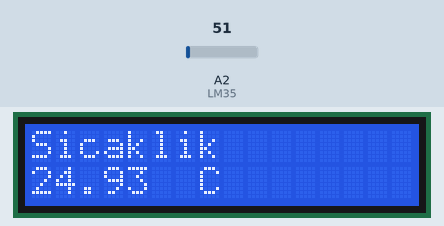
This sketch was run on a simulated Arduino Uno, built with avr-gcc and run on an emulated ATmega328P. On the bench: 16×2 character LCD. Inputs (shaded band) come from the test bench; at power-on: A2 (LM35) = 51.

Above: at 1.2 s.
1.3 s: A2 (LM35) set to 61
At 2.8 s:
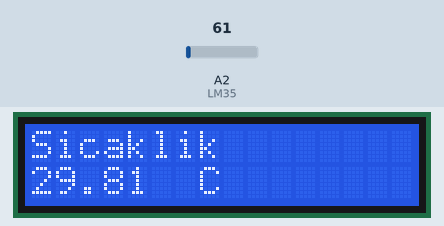
3.5 s: A2 (LM35) set to 71
At 4.7 s:
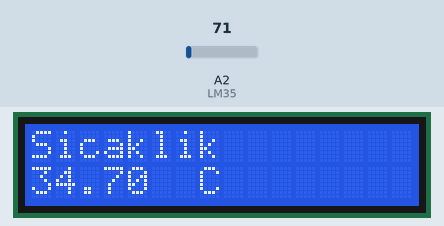
5.5 s: A2 (LM35) set to 86
At 6.6 s:
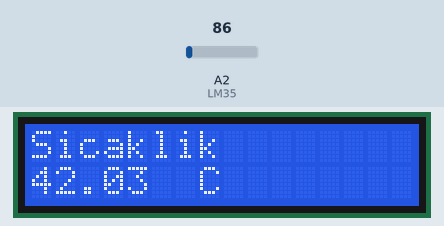
Timing chart, 0 to 8.5 s (numbered marks = the images above; inputs shaded):
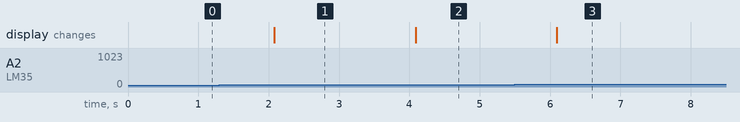

The sketch:

ArduKit_LM35_LCD.ino
```cpp
/*by VIPREKIT
 *
 * Bu uyglumada kit üzerinde bulunan LM35 sıcaklık
 * sensöründen sıcaklık alınarak yine kit üzerinde
 * bulunan LCD ekrana yazdırılmıştır.
 *
 * NOT:LM35 sıcaklık sensörü derece başına 10 mV çıkış verir.
 * 1000 mV = 1 V
 *
 * www.viprekit.com
 */

#include <LiquidCrystal.h>

LiquidCrystal lcd(12, 11, 7, 4, 3, 8);
const int LM35 = A2;
float Voltage = 0;
float AnalogDeger = 0;
float Sicaklik = 0;

void setup() {

  lcd.begin(16,2);
}

void loop() {


 AnalogDeger = analogRead(LM35);
 Voltage = (AnalogDeger/1023)*5000;
 Sicaklik = Voltage / 10.0;
 lcd.clear();
 lcd.print("Sicaklik");
 lcd.setCursor(0,1);
 lcd.print(Sicaklik);
 lcd.print("  C");
 delay(1000);
}
```

Measured:
- after the input at 1.3 s, the display: changes after 0.78 s (image 1)
- after the input at 3.5 s, the display: changes after 0.59 s (image 2)
- after the input at 5.5 s, the display: changes after 0.60 s (image 3)
